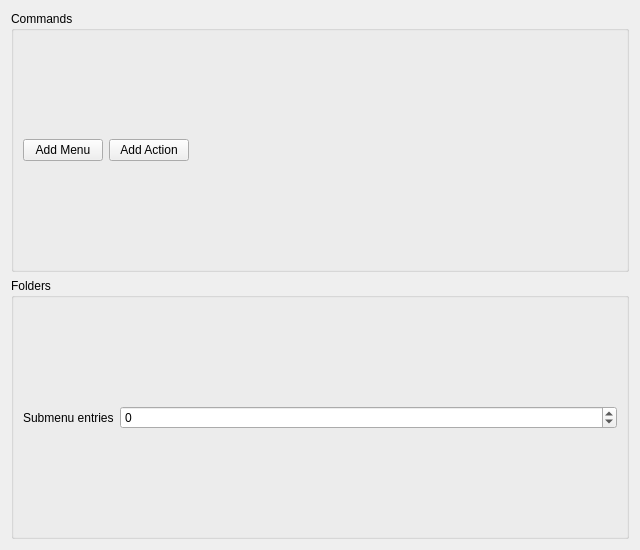
<?xml version="1.0" encoding="UTF-8"?>
<ui version="4.0">
 <class>Settings</class>
 <widget class="QWidget" name="Settings">
  <property name="geometry">
   <rect>
    <x>0</x>
    <y>0</y>
    <width>640</width>
    <height>550</height>
   </rect>
  </property>
  <property name="windowTitle">
   <string>Form</string>
  </property>
  <layout class="QVBoxLayout" name="verticalLayout">
   <item>
    <widget class="QGroupBox" name="commandsGroupBox">
     <property name="title">
      <string>Commands</string>
     </property>
     <layout class="QVBoxLayout" name="verticalLayout_2">
      <item>
       <layout class="QHBoxLayout" name="horizontalLayout_2">
        <item>
         <widget class="QPushButton" name="addMenu">
          <property name="text">
           <string>Add Menu</string>
          </property>
         </widget>
        </item>
        <item>
         <widget class="QPushButton" name="addActionButton">
          <property name="text">
           <string>Add Action</string>
          </property>
         </widget>
        </item>
        <item>
         <spacer name="horizontalSpacer">
          <property name="orientation">
           <enum>Qt::Horizontal</enum>
          </property>
          <property name="sizeHint" stdset="0">
           <size>
            <width>40</width>
            <height>20</height>
           </size>
          </property>
         </spacer>
        </item>
       </layout>
      </item>
     </layout>
    </widget>
   </item>
   <item>
    <widget class="QGroupBox" name="groupBox">
     <property name="title">
      <string>Folders</string>
     </property>
     <layout class="QVBoxLayout" name="verticalLayout_3">
      <item>
       <widget class="KEditListWidget" name="kcfg_paths"/>
      </item>
      <item>
       <layout class="QHBoxLayout" name="horizontalLayout">
        <item>
         <widget class="QLabel" name="label">
          <property name="toolTip">
           <string>Number of submenu entries to show.</string>
          </property>
          <property name="text">
           <string>Submenu entries</string>
          </property>
         </widget>
        </item>
        <item>
         <widget class="QSpinBox" name="kcfg_submenuEntriesCount">
          <property name="sizePolicy">
           <sizepolicy hsizetype="Minimum" vsizetype="Fixed">
            <horstretch>1</horstretch>
            <verstretch>0</verstretch>
           </sizepolicy>
          </property>
          <property name="toolTip">
           <string/>
          </property>
          <property name="minimum">
           <number>-1</number>
          </property>
         </widget>
        </item>
       </layout>
      </item>
      <item>
       <widget class="QLabel" name="submenuEntriesCountInfo">
        <property name="text">
         <string/>
        </property>
       </widget>
      </item>
     </layout>
    </widget>
   </item>
  </layout>
 </widget>
 <customwidgets>
  <customwidget>
   <class>KEditListWidget</class>
   <extends>QWidget</extends>
   <header>keditlistwidget.h</header>
  </customwidget>
 </customwidgets>
 <resources/>
 <connections/>
</ui>
